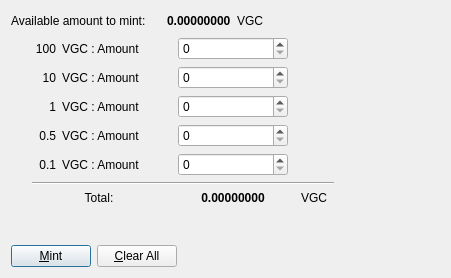
<?xml version="1.0" encoding="UTF-8"?>
<ui version="4.0">
 <class>ManualMintDialog</class>
 <widget class="QDialog" name="ManualMintDialog">
  <property name="geometry">
   <rect>
    <x>0</x>
    <y>0</y>
    <width>451</width>
    <height>278</height>
   </rect>
  </property>
  <property name="windowTitle">
   <string>Coin Selection</string>
  </property>
  <layout class="QVBoxLayout" name="verticalLayout">
   <item>
    <layout class="QVBoxLayout" name="verticalLayout_2">
     <item>
      <layout class="QHBoxLayout" name="horizontalLayout">
       <item>
        <widget class="QLabel" name="label">
         <property name="minimumSize">
          <size>
           <width>150</width>
           <height>0</height>
          </size>
         </property>
         <property name="text">
          <string>Available amount to mint:</string>
         </property>
        </widget>
       </item>
       <item>
        <widget class="QLabel" name="availableAmount">
         <property name="font">
          <font>
           <weight>75</weight>
           <bold>true</bold>
          </font>
         </property>
         <property name="text">
          <string>0.00000000</string>
         </property>
        </widget>
       </item>
       <item>
        <widget class="QLabel" name="label_3">
         <property name="text">
          <string>VGC</string>
         </property>
        </widget>
       </item>
       <item>
        <spacer name="horizontalSpacer">
         <property name="orientation">
          <enum>Qt::Horizontal</enum>
         </property>
         <property name="sizeHint" stdset="0">
          <size>
           <width>40</width>
           <height>20</height>
          </size>
         </property>
        </spacer>
       </item>
      </layout>
     </item>
     <item>
      <layout class="QHBoxLayout" name="horizontalLayout_5">
       <item>
        <spacer name="horizontalSpacer_3">
         <property name="orientation">
          <enum>Qt::Horizontal</enum>
         </property>
         <property name="sizeType">
          <enum>QSizePolicy::Fixed</enum>
         </property>
         <property name="sizeHint" stdset="0">
          <size>
           <width>15</width>
           <height>20</height>
          </size>
         </property>
        </spacer>
       </item>
       <item>
        <layout class="QGridLayout" name="gridLayout">
         <item row="4" column="1">
          <widget class="QLabel" name="label_13">
           <property name="text">
            <string>VGC : Amount</string>
           </property>
           <property name="margin">
            <number>0</number>
           </property>
          </widget>
         </item>
         <item row="6" column="0" colspan="2">
          <layout class="QFormLayout" name="formLayout_3">
           <property name="labelAlignment">
            <set>Qt::AlignCenter</set>
           </property>
           <property name="formAlignment">
            <set>Qt::AlignHCenter|Qt::AlignTop</set>
           </property>
           <item row="0" column="0" colspan="2">
            <widget class="QLabel" name="label_14">
             <property name="text">
              <string>Total:</string>
             </property>
             <property name="alignment">
              <set>Qt::AlignCenter</set>
             </property>
            </widget>
           </item>
          </layout>
         </item>
         <item row="4" column="2">
          <widget class="QSpinBox" name="coinAmount01"/>
         </item>
         <item row="3" column="1">
          <widget class="QLabel" name="label_12">
           <property name="text">
            <string>VGC : Amount</string>
           </property>
           <property name="margin">
            <number>0</number>
           </property>
          </widget>
         </item>
         <item row="1" column="0">
          <widget class="QLabel" name="label_7">
           <property name="text">
            <string>10</string>
           </property>
           <property name="alignment">
            <set>Qt::AlignRight|Qt::AlignTrailing|Qt::AlignVCenter</set>
           </property>
           <property name="margin">
            <number>0</number>
           </property>
          </widget>
         </item>
         <item row="2" column="2">
          <widget class="QSpinBox" name="coinAmount1"/>
         </item>
         <item row="2" column="1">
          <widget class="QLabel" name="label_11">
           <property name="text">
            <string>VGC : Amount</string>
           </property>
           <property name="margin">
            <number>0</number>
           </property>
          </widget>
         </item>
         <item row="2" column="0">
          <widget class="QLabel" name="label_6">
           <property name="text">
            <string>1</string>
           </property>
           <property name="alignment">
            <set>Qt::AlignRight|Qt::AlignTrailing|Qt::AlignVCenter</set>
           </property>
           <property name="margin">
            <number>0</number>
           </property>
          </widget>
         </item>
         <item row="1" column="1">
          <widget class="QLabel" name="label_10">
           <property name="text">
            <string>VGC : Amount</string>
           </property>
           <property name="margin">
            <number>0</number>
           </property>
          </widget>
         </item>
         <item row="4" column="0">
          <widget class="QLabel" name="label_5">
           <property name="text">
            <string>0.1</string>
           </property>
           <property name="alignment">
            <set>Qt::AlignRight|Qt::AlignTrailing|Qt::AlignVCenter</set>
           </property>
           <property name="margin">
            <number>0</number>
           </property>
          </widget>
         </item>
         <item row="0" column="2">
          <widget class="QSpinBox" name="coinAmount100"/>
         </item>
         <item row="1" column="2">
          <widget class="QSpinBox" name="coinAmount10"/>
         </item>
         <item row="5" column="0" colspan="4">
          <layout class="QFormLayout" name="formLayout">
           <item row="0" column="1">
            <widget class="Line" name="line">
             <property name="orientation">
              <enum>Qt::Horizontal</enum>
             </property>
            </widget>
           </item>
          </layout>
         </item>
         <item row="6" column="3">
          <widget class="QLabel" name="label_15">
           <property name="minimumSize">
            <size>
             <width>40</width>
             <height>0</height>
            </size>
           </property>
           <property name="text">
            <string>VGC</string>
           </property>
           <property name="alignment">
            <set>Qt::AlignCenter</set>
           </property>
          </widget>
         </item>
         <item row="0" column="1">
          <widget class="QLabel" name="label_9">
           <property name="minimumSize">
            <size>
             <width>110</width>
             <height>0</height>
            </size>
           </property>
           <property name="text">
            <string>VGC : Amount</string>
           </property>
           <property name="margin">
            <number>0</number>
           </property>
          </widget>
         </item>
         <item row="3" column="0">
          <widget class="QLabel" name="label_8">
           <property name="text">
            <string>0.5</string>
           </property>
           <property name="alignment">
            <set>Qt::AlignRight|Qt::AlignTrailing|Qt::AlignVCenter</set>
           </property>
           <property name="margin">
            <number>0</number>
           </property>
          </widget>
         </item>
         <item row="3" column="2">
          <widget class="QSpinBox" name="coinAmount05"/>
         </item>
         <item row="6" column="2">
          <widget class="QLabel" name="totalAmount">
           <property name="minimumSize">
            <size>
             <width>110</width>
             <height>0</height>
            </size>
           </property>
           <property name="font">
            <font>
             <weight>75</weight>
             <bold>true</bold>
            </font>
           </property>
           <property name="layoutDirection">
            <enum>Qt::LeftToRight</enum>
           </property>
           <property name="text">
            <string>0.00000000</string>
           </property>
           <property name="alignment">
            <set>Qt::AlignCenter</set>
           </property>
          </widget>
         </item>
         <item row="0" column="0">
          <widget class="QLabel" name="label_4">
           <property name="minimumSize">
            <size>
             <width>30</width>
             <height>0</height>
            </size>
           </property>
           <property name="text">
            <string>100</string>
           </property>
           <property name="alignment">
            <set>Qt::AlignRight|Qt::AlignTrailing|Qt::AlignVCenter</set>
           </property>
           <property name="margin">
            <number>0</number>
           </property>
          </widget>
         </item>
        </layout>
       </item>
       <item>
        <spacer name="horizontalSpacer_4">
         <property name="orientation">
          <enum>Qt::Horizontal</enum>
         </property>
         <property name="sizeHint" stdset="0">
          <size>
           <width>40</width>
           <height>20</height>
          </size>
         </property>
        </spacer>
       </item>
      </layout>
     </item>
     <item>
      <spacer name="verticalSpacer">
       <property name="orientation">
        <enum>Qt::Vertical</enum>
       </property>
       <property name="sizeHint" stdset="0">
        <size>
         <width>20</width>
         <height>40</height>
        </size>
       </property>
      </spacer>
     </item>
     <item>
      <layout class="QHBoxLayout" name="horizontalLayout_2">
       <item>
        <widget class="QPushButton" name="mintButton">
         <property name="text">
          <string>&amp;Mint</string>
         </property>
         <property name="icon">
          <iconset>
           <normaloff>../res/icons/add.png</normaloff>../res/icons/add.png</iconset>
         </property>
        </widget>
       </item>
       <item>
        <widget class="QPushButton" name="clearAllButton">
         <property name="text">
          <string>&amp;Clear All</string>
         </property>
         <property name="icon">
          <iconset>
           <normaloff>../res/icons/quit.png</normaloff>../res/icons/quit.png</iconset>
         </property>
        </widget>
       </item>
       <item>
        <spacer name="horizontalSpacer_2">
         <property name="orientation">
          <enum>Qt::Horizontal</enum>
         </property>
         <property name="sizeHint" stdset="0">
          <size>
           <width>40</width>
           <height>20</height>
          </size>
         </property>
        </spacer>
       </item>
      </layout>
     </item>
    </layout>
   </item>
  </layout>
 </widget>
 <resources/>
 <connections/>
</ui>
